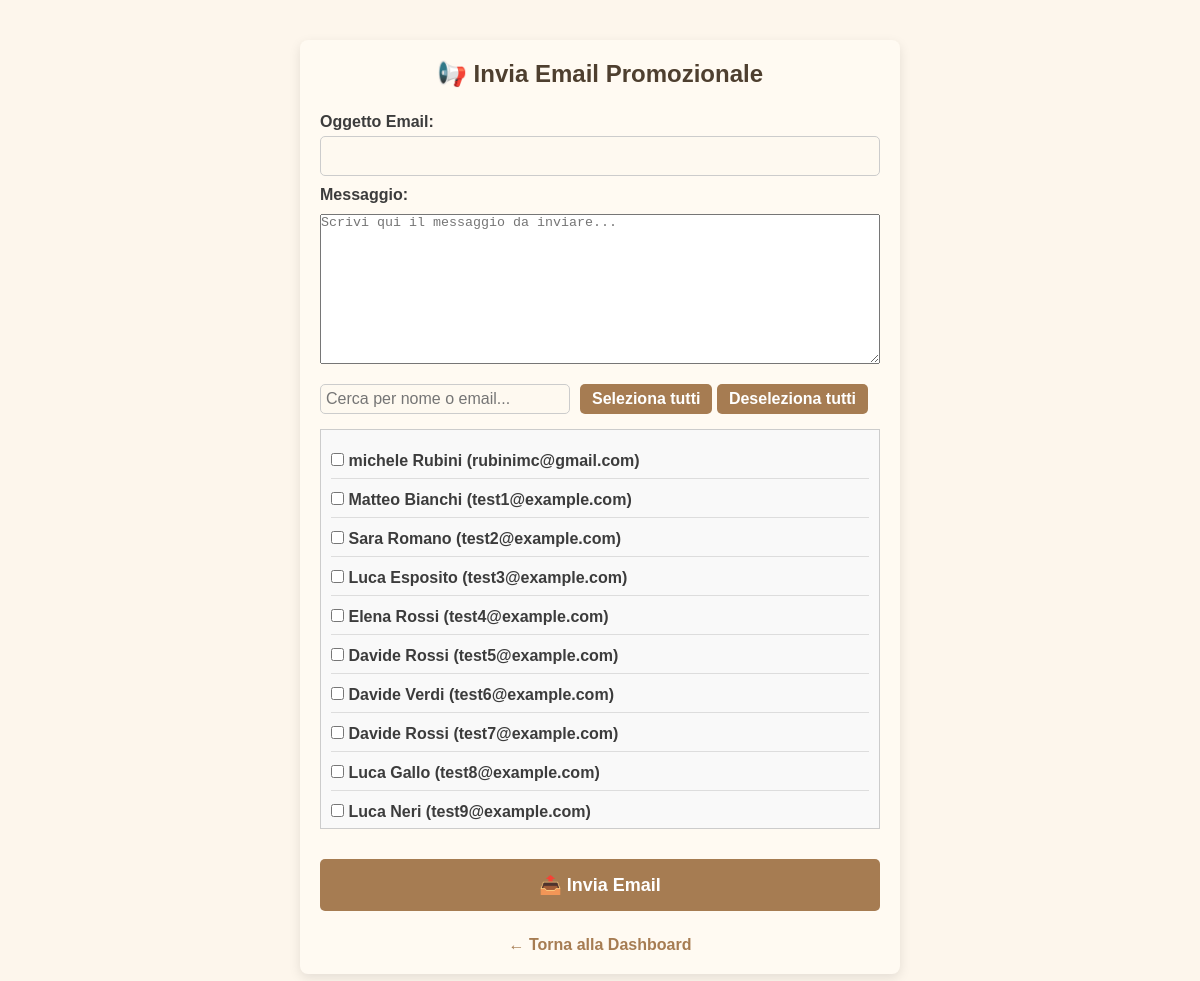
The app's page /admin_marketing (signed in), older data.
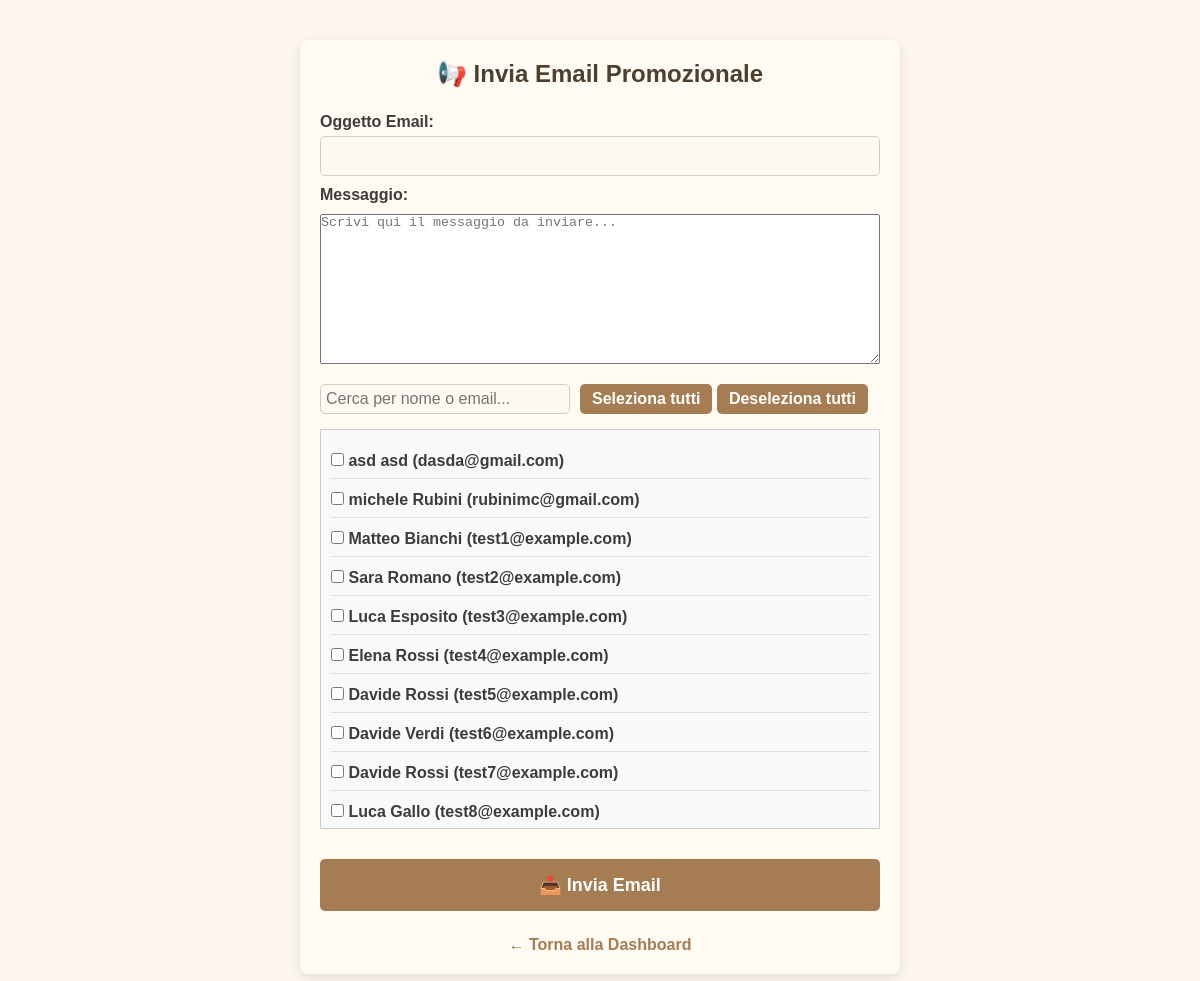
The same page, newer data.
### tables this page shows
CREATE TABLE users (
            id INTEGER PRIMARY KEY AUTOINCREMENT,
            username TEXT NOT NULL UNIQUE,
            password TEXT NOT NULL
        , name TEXT NOT NULL DEFAULT 'NOME', surname TEXT NOT NULL DEFAULT 'COGNOME', phone TEXT NOT NULL DEFAULT '0000000000', email TEXT, newsletter_optin INTEGER DEFAULT 0);

### app.py (the view, shortened to what this page needs)
@app.route('/admin_marketing', methods=['GET', 'POST'])
def admin_marketing():
    if 'admin' not in session:
        return redirect(url_for('login_admin'))
    conn = sqlite3.connect('bookings.db')
    cursor = conn.cursor()
    cursor.execute("SELECT name || ' ' || surname, email FROM users WHERE newsletter_optin = 1")
    users = cursor.fetchall()
    conn.close()
    return render_template('admin_marketing.html', users=users)

### templates/admin_marketing.html (shortened to what this page needs)
<!DOCTYPE html>
<html lang="it">
<head>
  <link rel="stylesheet" href="{{ url_for('static', filename='style.css') }}">
</head>
<body>
  <div class="container">
    <h2>📢 Invia Email Promozionale</h2>
    <form method="post">
      <label for="subject">Oggetto Email:</label>
      <input type="text" name="subject" id="subject" required>
      <label for="message">Messaggio:</label>
      <textarea name="message" required placeholder="Scrivi qui il messaggio da inviare..."></textarea>
      <div id="filters">
        <input type="text" id="search" placeholder="Cerca per nome o email...">
        <div class="group-actions">
          <button type="button" onclick="selectAll()">Seleziona tutti</button>
          <button type="button" onclick="deselectAll()">Deseleziona tutti</button>
        </div>
      </div>
      <div id="user-list-wrapper">
        <div id="user-list">
          {% for user in users %}
            <div class="user-box">
              <label>
                <input type="checkbox" name="selected_users" value="{{ user[1] }}">
                <span class="user-name">{{ user[0] }}</span> (<span class="user-email">{{ user[1] }}</span>)
              </label>
            </div>
          {% else %}
            <p>Nessun utente ha acconsentito a ricevere comunicazioni.</p>
          {% endfor %}
        </div>
      </div>
      <button type="submit" class="big-btn" style="margin-top: 10px;">📤 Invia Email</button>
    </form>
    <a href="{{ url_for('admin_dashboard') }}" style="display: block; margin-top: 15px;">← Torna alla Dashboard</a>
  </div>
</body>
</html>

Row changes from the older to the newer data that the page shows:
no longer on this page (row unchanged): users: user "Luca Neri", email "test9@example.com"
now on this page (row edited): users: user "asd asd", email "dasda@gmail.com"
